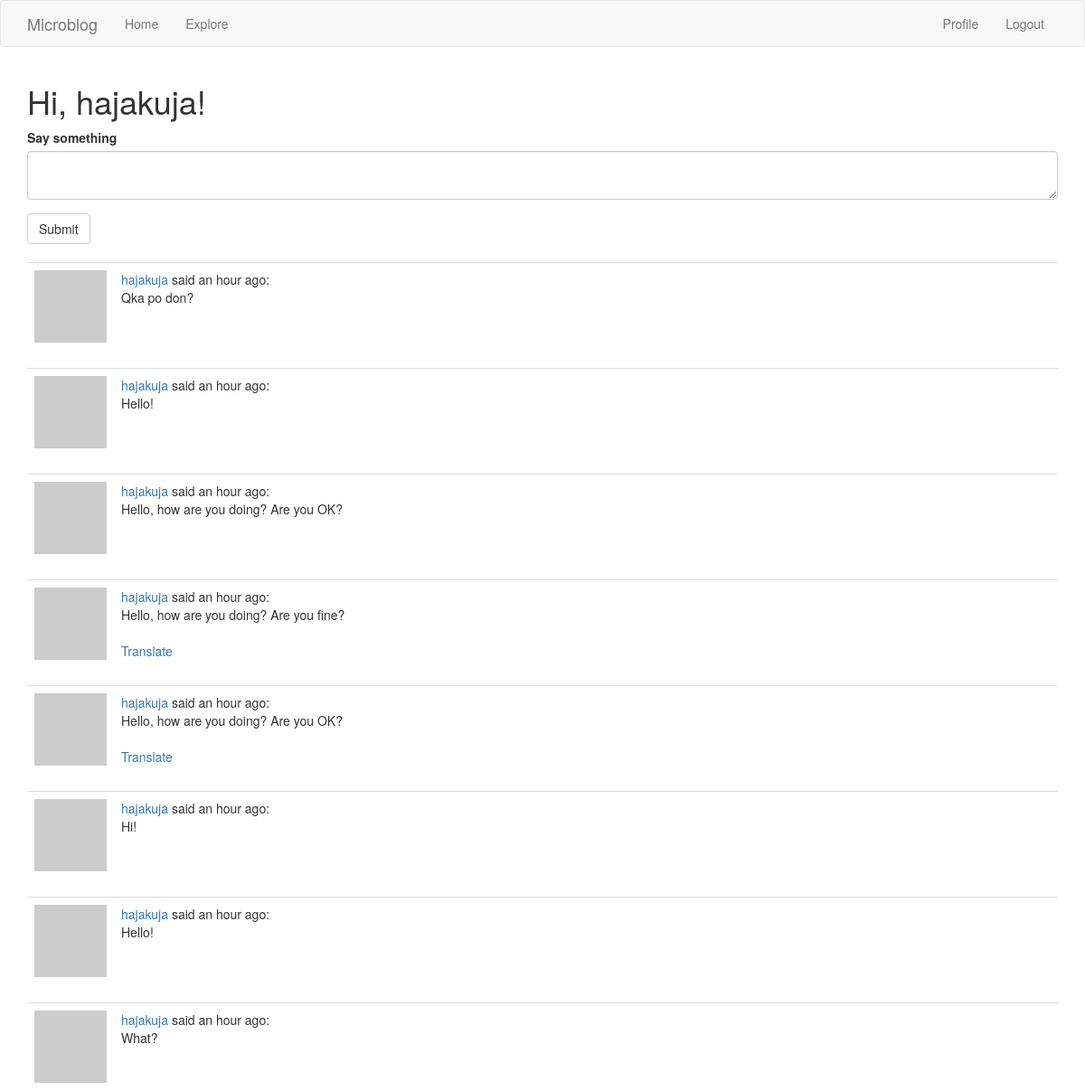
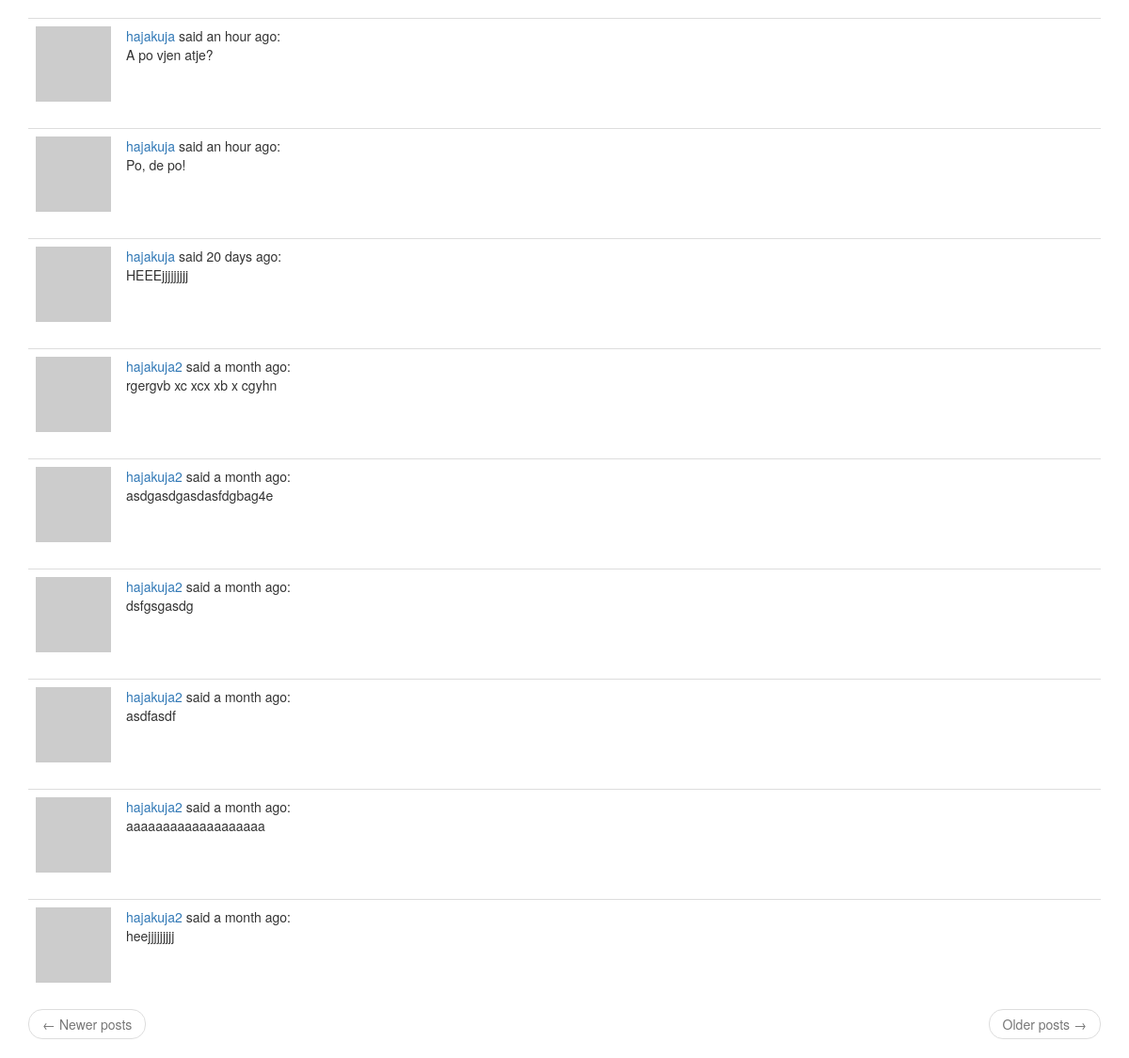
The app's page /index (signed in) with its own data (2 pictures, top to bottom).
### app/models.py (models this page shows, shortened)
class User(UserMixin,db.Model):
    id = db.Column(db.Integer, primary_key=True)
    username = db.Column(db.String(64), index=True, unique=True)
    email = db.Column(db.String(64), index=True, unique=True)
    password_hash = db.Column(db.String(128))
    posts = db.relationship('Post', backref='author', lazy='dynamic')
    about_me = db.Column(db.String(140))
    last_seen = db.Column(db.DateTime, default=datetime.utcnow)
    followed = db.relationship(
        'User', secondary=followers,
        primaryjoin=(followers.c.follower_id == id),
        secondaryjoin=(followers.c.followed_id == id),
        backref=db.backref('followers', lazy='dynamic'), lazy='dynamic')
    def avatar(self, size):
        digest = md5(self.email.lower().encode('utf-8')).hexdigest()
        return 'https://www.gravatar.com/avatar/{}?d=identicon&s={}'.format(
            digest, size)
    def followed_posts(self):
        followed = Post.query.join(
            followers, (followers.c.followed_id == Post.user_id)).filter(
                followers.c.follower_id == self.id)
        own = Post.query.filter_by(user_id=self.id)
        return followed.union(own).order_by(Post.timestamp.desc())

class Post(db.Model):
    id = db.Column(db.Integer, primary_key=True)
    body = db.Column(db.String(140))
    timestamp = db.Column(db.DateTime, index=True, default=datetime.utcnow)
    user_id = db.Column(db.Integer, db.ForeignKey('user.id'))
    language = db.Column(db.String(5))

### app/routes.py (the view, shortened to what this page needs)
@app.route('/', methods=['GET','POST'])
@app.route('/index', methods=['GET','POST'])
@login_required
def index():
    form = PostForm()
    page = request.args.get('page', 1, type=int)
    posts = current_user.followed_posts().paginate(
            page, app.config['POSTS_PER_PAGE'], False)
    next_url = url_for('index', page=posts.next_num) \
                if posts.has_next else None
    prev_url = url_for('index', page=posts.prev_num) \
                if posts.has_prev else None
    return render_template('index.html', title='Home', form=form,
                            posts=posts.items, next_url=next_url,
                            prev_url=prev_url)

### app/forms.py
class PostForm(FlaskForm):
    post = TextAreaField('Say something',validators=[
            DataRequired(), Length(min=1, max=140)] )
    submit = SubmitField('Submit')

### app/models.py (called while the page is built)
@login.user_loader
def load_user(id):
    return User.query.get(int(id))

### app/routes.py (called while the page is built)
@app.before_request
def before_request():
    if current_user.is_authenticated:
        current_user.last_seen = datetime.utcnow()
        db.session.commit()
        g.locale = str(get_locale())

### app/templates/index.html
{% extends "base.html" %}
{% import 'bootstrap/wtf.html' as wtf %}
{% block app_content %}
    <h1>Hi, {{ current_user.username }}!</h1>
    {% if form %}
    {{ wtf.quick_form(form) }}
    <br>
    {% endif %}
    {% for post in posts %}
        {% include '_post.html' %}
    {% endfor %}
    <nav aria-label="...">
        <ul class="pager">
            <li class="previous{% if not prev_url %} disabled{% endif %}">
                <a href="{{ prev_url or '#' }}">
                    <span aria-hidden="true">&larr;</span> Newer posts
                </a>
            </li>
            <li class="next{% if not next_url %} disabled{% endif %}">
                <a href="{{ next_url or '#' }}">
                    Older posts <span aria-hidden="true">&rarr;</span>
                </a>
            </li>
        </ul>
    </nav>
{% endblock %}

### app/templates/_post.html
<table class="table table-hover">
    <tr>
        <td width="70px">
            <a href="{{ url_for('user', username=post.author.username) }}">
                <img src="{{ post.author.avatar(70) }}" />
            </a>
        </td>
        <td>
            <a href="{{ url_for('user', username=post.author.username) }}">
                {{ post.author.username }}
            </a>
            said {{ moment(post.timestamp).fromNow() }}:
            <br> {{ post.body }}
             {% if post.language and post.language != g.locale %}
            <br><br>
            <a href="#">{{ _('Translate') }}</a>
            {% endif %}
        </td>
    </tr>
</table>

### records on screen
User: username "hajakuja"
Post: author.username "hajakuja", timestamp "an hour ago", body "Qka po don?"
Post: author.username "hajakuja", timestamp "an hour ago", body "Hello!"
Post: author.username "hajakuja", timestamp "an hour ago", body "Hello, how are you doing? Are you OK?"
Post: author.username "hajakuja", timestamp "an hour ago", body "Hello, how are you doing? Are you fine?"
Post: author.username "hajakuja", timestamp "an hour ago", body "Hello, how are you doing? Are you OK?"
Post: author.username "hajakuja", timestamp "an hour ago", body "Hi!"
Post: author.username "hajakuja", timestamp "an hour ago", body "Hello!"
Post: author.username "hajakuja", timestamp "an hour ago", body "What?"
Post: author.username "hajakuja", timestamp "an hour ago", body "A po vjen atje?"
Post: author.username "hajakuja", timestamp "an hour ago", body "Po, de po!"
Post: author.username "hajakuja", timestamp "20 days ago", body "HEEEjjjjjjjjj"
Post: author.username "hajakuja2", timestamp "a month ago", body "rgergvb xc xcx xb x cgyhn"
Post: author.username "hajakuja2", timestamp "a month ago", body "asdgasdgasdasfdgbag4e"
Post: author.username "hajakuja2", timestamp "a month ago", body "dsfgsgasdg"
Post: author.username "hajakuja2", timestamp "a month ago", body "asdfasdf"
Post: author.username "hajakuja2", timestamp "a month ago", body "aaaaaaaaaaaaaaaaaaa"
Post: author.username "hajakuja2", timestamp "a month ago", body "heejjjjjjjjj"
